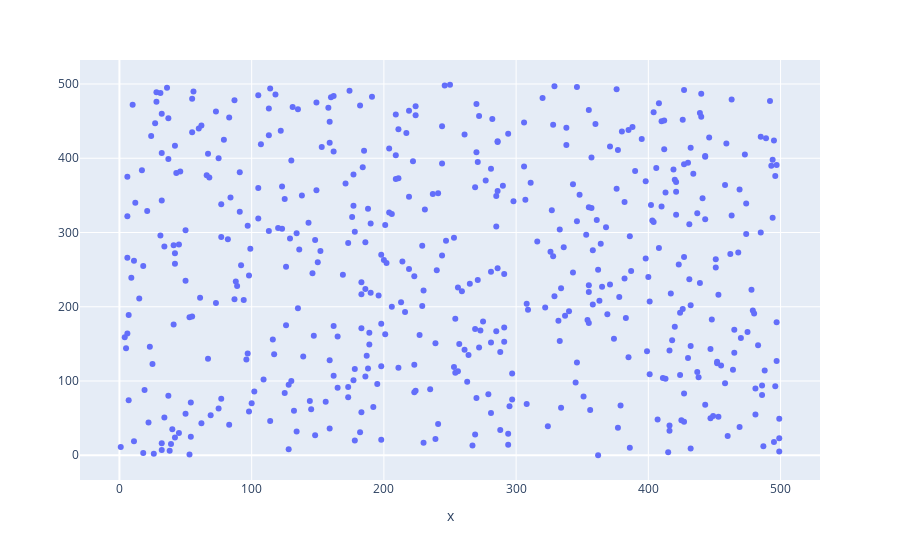

The notebook cell saved with this chart:
### Code cell
'''
@Author: Aishwarya
@Date: 2021-12-9
@Title: draw a scatter plot for random 500 x and y coordinates
'''
########################################################################################################
import plotly.express as px
import numpy as np
	

# creating random data through randomint
# function of numpy.random
np.random.seed(500) 
    
random_x= np.random.randint(1,501,500) 
random_y= np.random.randint(1,501,500)
	
plot = px.scatter(random_x, random_y)
plot.show()

### Figure 1 — Plotly figure (JSON) as saved in the notebook; plotly's stock layout.template omitted (floating-point values rounded to 4 significant figures; data arrays with more than 128 entries replaced by an {"elided": "..."} marker saying what was removed)
{"data": [{"hoverlabel": {"namelength": 0}, "hovertemplate": "x=%{x}", "legendgroup": "", "marker": {"color": "#636efa", "symbol": "circle"}, "mode": "markers", "name": "", "showlegend": false, "type": "scatter", "x": {"elided": "500 int values"}, "xaxis": "x", "yaxis": "y"}], "layout": {"legend": {"tracegroupgap": 0}, "margin": {"t": 60}, "xaxis": {"anchor": "y", "domain": [0, 1], "title": {"text": "x"}}, "yaxis": {"anchor": "x", "domain": [0, 1]}}}
